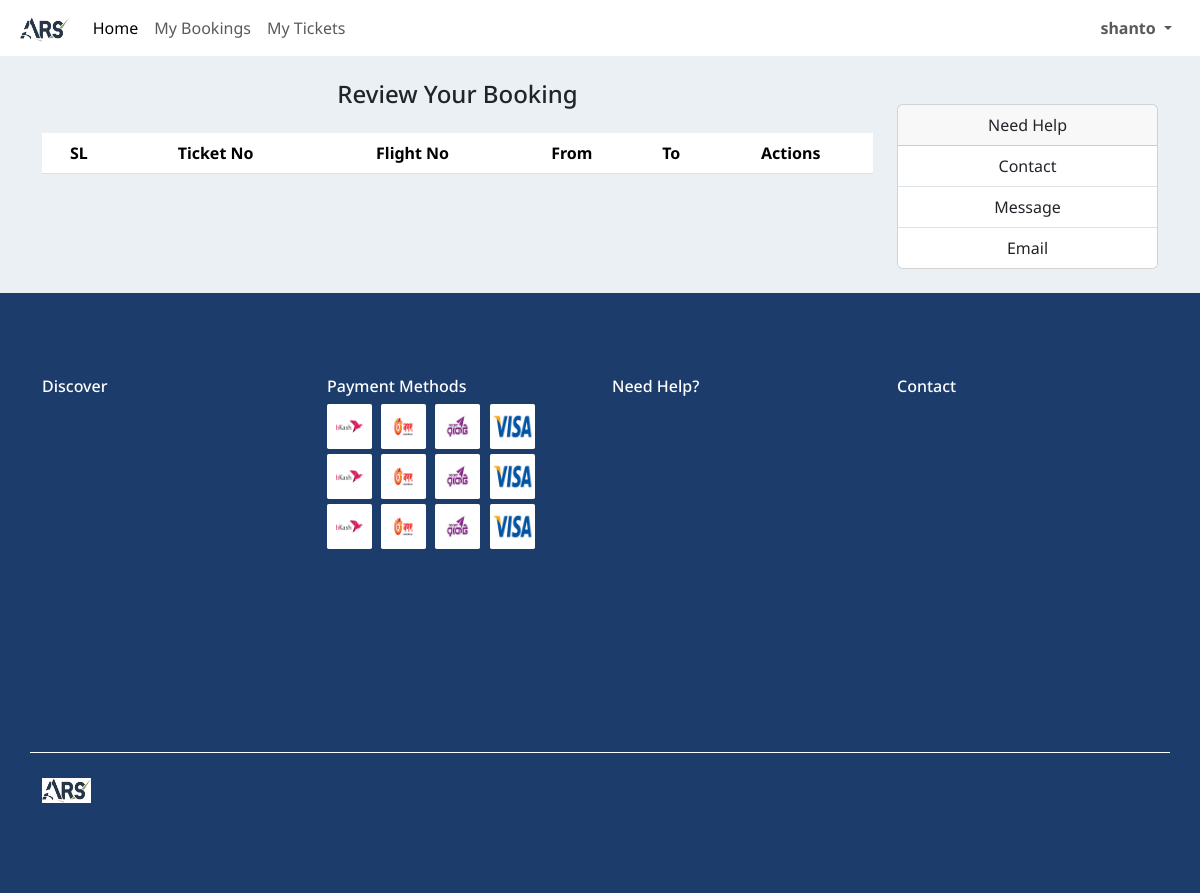
The app's page /src/mybookings.php (signed in), older data.
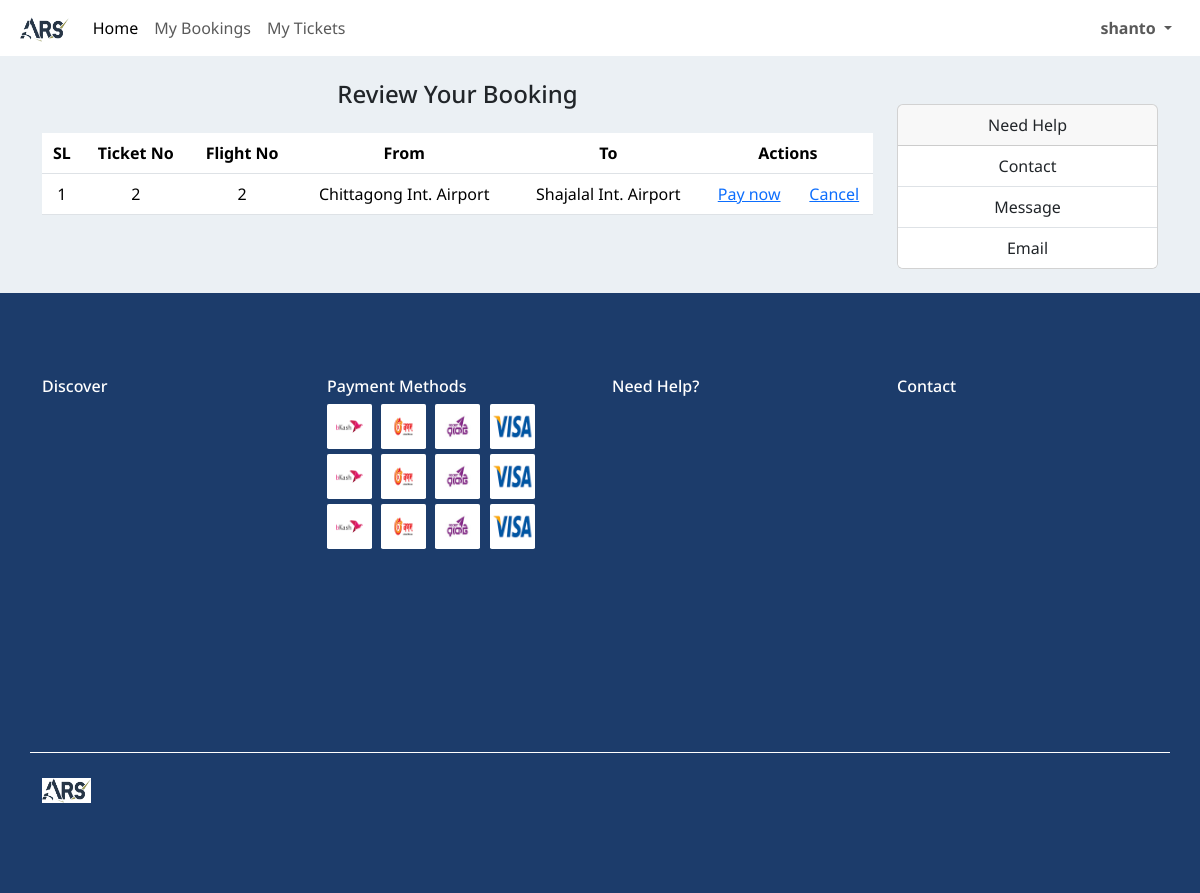
The same page, newer data.
### tables this page shows
CREATE TABLE `ticket` (
  `id` int(11) NOT NULL,
  `flight_id` int(11) NOT NULL,
  `user_id` int(11) NOT NULL,
  `adult` int(11) NOT NULL,
  `child` int(11) NOT NULL,
  `class` text NOT NULL,
  `seat_no` varchar(50) NOT NULL,
  `amount` int(11) NOT NULL,
  `created_on` datetime DEFAULT current_timestamp(),
  `paid` tinyint(1) NOT NULL DEFAULT 0,
  `payment_id` int(11) NOT NULL,
  `passenger_id` int(11) NOT NULL,
  `active` tinyint(1) NOT NULL DEFAULT 1,
  `hold` tinyint(1) NOT NULL DEFAULT 1
);

CREATE TABLE `flight` (
  `id` int(11) NOT NULL,
  `source` varchar(100) NOT NULL,
  `destination` varchar(100) NOT NULL,
  `departure` datetime NOT NULL,
  `arrival` datetime NOT NULL,
  `price` int(11) NOT NULL,
  `airline` varchar(100) NOT NULL
);

### src/db/database.php (called while the page is built, shortened)
<?php
class Database
{
  public $host    = DB_HOST;
  public $user    = DB_USER;
  public $pass    = DB_PASS;
  public $dbname  = DB_NAME;
  public $connection;
  private function connectDB()
  {
    $this->connection = new mysqli(
      $this->host,
      $this->user,
      $this->pass,
      $this->dbname
    );
  }
  public function select($sqlQuery)
  {
    $result = $this->connection->query($sqlQuery) or
      die($this->connection->error . __LINE__);
    if ($result->num_rows > 0) {
      return $result;
    } else
      return false;
  }
}

### src/service/Session.php (called while the page is built, shortened)
<?php
class Session
{
  public static function get($key)
  {
    if (isset($_SESSION[$key])) {
      return $_SESSION[$key];
    } else {
      return false;
    }
  }
}

### src/service/Ticket.php (called while the page is built, shortened)
<?php
include_once __DIR__ . "/../db/database.php";
class Ticket
{
  private $db;
  public function __construct()
  {
    $this->db = new Database();
  }
  public function fetchBookinsByUserId($userId)
  {
    $selectQuery = "
    SELECT * FROM ticket WHERE user_id= $userId AND paid=false AND active=true AND hold=true";
    $tickets = $this->db->select($selectQuery);
    if ($tickets)
      return $tickets;
    else
      return null;
  }
}

### src/service/Flight.php (called while the page is built, shortened)
<?php
include_once __DIR__ . "/../db/database.php";
class Flight
{
  private $db;
  public function __construct()
  {
    $this->db = new Database();
  }
  public function fetchFlight($id)
  {
    $selectQuery = "select * from flight where id=$id";
    $flight = $this->db->select($selectQuery);
    if ($flight)
      return $flight;
    else
      return null;
  }
}

### src/mybookings.php (the view, shortened to what this page needs)
<?php
include_once "./inc/header.php";
include_once "./service/Flight.php";
include_once "./service/Ticket.php";
include_once "./service/Session.php";
include_once "./service/Ticket.php";
$b = new Ticket();
$tickets = $b->fetchBookinsByUserId($userId);
$f = new Flight();
?>
<body class="text-center">
  <section class="text-center">
    <div id="navbar" class="container-fluid">
      <?php include "./inc/navbar.php"; ?>
    </div>
  </section>
  <div class="container justify-content-center mt-4">
    <div class="row mb-4">
      <div class="col-lg-9">
        <h4> Review Your Booking</h4>
        <table class="table mt-4">
          <thead>
            <tr>
              <th scope="col">SL</th>
              <th scope="col">Ticket No</th>
              <th scope="col">Flight No</th>
              <th scope="col">From</th>
              <th scope="col">To</th>
              <th scope="col" colspan="2">Actions</th>
            </tr>
          </thead>
          <tbody>
            <?php
            if ($tickets) {
              $count = 1;
              while ($ticket = $tickets->fetch_assoc()) {
                $flight = $f->fetchFlight($ticket['flight_id'])->fetch_assoc();
                if ($flight) {
            ?>
                  <tr>
                    <td>
                      <?php
                      echo $count;
                      ?>
                    </td>
                    <td> <?php echo $ticket['id']; ?> </td>
                    <td> <?php echo $flight['id']; ?> </td>
                    <td> <?php echo $flight['source']; ?> </td>
                    <td> <?php echo $flight['destination']; ?> </td>
                    <td> <a href="payment.php?ticketId=<?php echo urlencode($ticket['id']); ?>">
                        Pay now</td>
                    <td> <a href="#">
                        Cancel</td>
                  </tr>
            <?php
                  $count++;
                }
              }
            }
            ?>
          </tbody>
        </table>
      </div>
      <div class="col-lg-3">
        <div class="card mt-4 ">
          <div class="card-header">
            Need Help
          </div>
          <ul class="list-group list-group-flush">
            <li class="list-group-item">Contact</li>
            <li class="list-group-item">Message</li>
            <li class="list-group-item">Email</li>
          </ul>
        </div>
      </div>
    </div>
  </div>
  <?php include "./inc/footer.php"; ?>
</body>
</html>

Row changes from the older to the newer data that the page shows:
added ticket: id "2", flight "2", flight.source "Chittagong Int. Airport", flight.destination "Shajalal Int. Airport"
